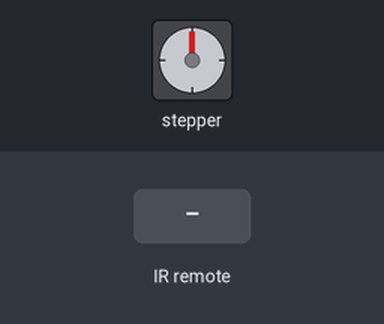
The sketch below on a simulated Arduino Uno, built with avr-gcc and run on an emulated ATmega328P. On the bench: stepper motor. Inputs (shaded band) come from the test bench. Stepper angles assume 2048 steps per turn.

Above: at 1.2 s.
1.3 s: infrared code 0xE0E0E01F received
At 2.9 s:
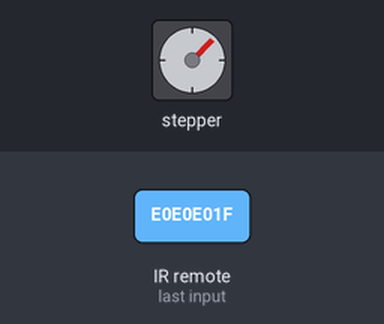
3.3 s: infrared code 0xE0E0E01F received
At 4.5 s:
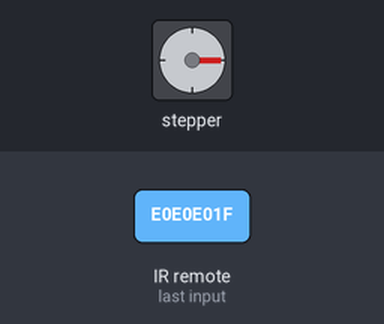
Timing chart, 0 to 6.3 s (numbered marks = the images above; inputs shaded):
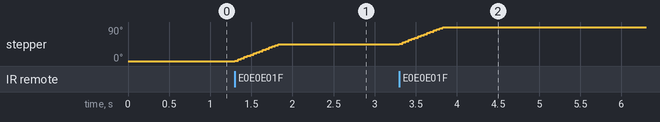

Measured:
- after the input at 1.3 s, stepper: turns 45° clockwise in 0.53 s, starting at once
- after the input at 3.3 s, stepper: turns 45° clockwise in 0.53 s, starting at once

The sketch:

27a_Stepper_Motor_Remote_modified.ino
```cpp
#include "Stepper.h"
#include "IRremote.h"

/*----- Variables, Pins -----*/
#define STEPS  32   // Number of steps per revolution of Internal shaft
#define SPEED 900  // nearly max speed
#define STEPS2TAKE 256  // 2048 = 1 Revolution
int receiver = 12; // Signal Pin of IR receiver to Arduino Digital Pin 6

/*-----( Declare objects )-----*/
// Setup of proper sequencing for Motor Driver Pins
// In1, In2, In3, In4 in the sequence 1-3-2-4
Stepper small_stepper(STEPS, 8, 10, 9, 11);
IRrecv irrecv(receiver);    // create instance of 'irrecv'
decode_results results;     // create instance of 'decode_results'

void setup()
{
  irrecv.enableIRIn(); // Start the receiver
}

void loop()
{
if (irrecv.decode(&results)) // an IR signal received
//Serial.println(results.value); // for finding button codes

// Samsung code list
// 0xE0E040BF   POWER
// 0xE0E0E01F   VOL+
// 0xE0E0D02F   VOL-

  {
    switch(results.value)

    {

      case 0xE0E0E01F: // VOL+ button pressed
                      small_stepper.setSpeed(SPEED);
                      small_stepper.step(STEPS2TAKE);
                      delay(500);
                      break;

      case 0xE0E0D02F: // VOL- button pressed
                      small_stepper.setSpeed(SPEED);
                      small_stepper.step(-STEPS2TAKE);
                      delay(500);
                      break;

    }

      irrecv.resume(); // receive the next value
                 digitalWrite(8, LOW);
                 digitalWrite(9, LOW);
                 digitalWrite(10, LOW);
                 digitalWrite(11, LOW);
  }


}
```
